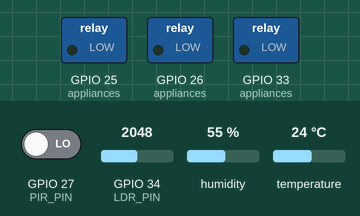
Bench run of a sketch on a simulated ESP32. On the bench: switched loads named in the sketch (green lamp = pin HIGH). The test bench sets the inputs (shaded band); at power-on: humidity 55 %, temperature 24 °C, GPIO 27 (PIR_PIN) LOW, GPIO 34 (LDR_PIN) = 2048. WiFi joins after 1.5 s; servers stay silent unless stated; uploads are accepted with an empty reply; what the sketch prints to the serial monitor is not drawn.

Above: at 3.9 s.
4.0 s: humidity set to 69 %
6.7 s: humidity set to 72 %
At 7.9 s:
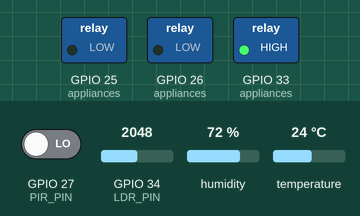
8.2 s: temperature set to 29.6 °C
12.2 s: temperature set to 30.9 °C
At 13.7 s:
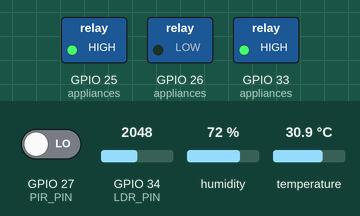
14.3 s: humidity set to 66 %
18.3 s: humidity set to 63 %
At 19.5 s:
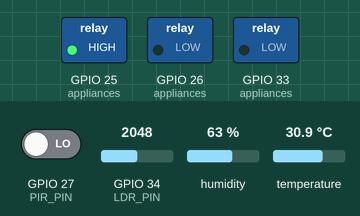
Timing chart, 0 to 21.3 s (numbered marks = the images above; inputs shaded):
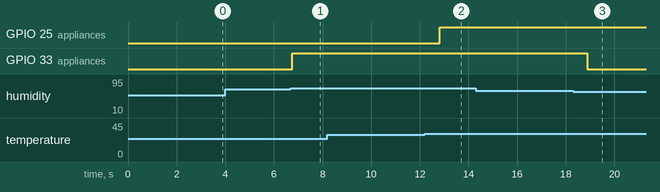

The sketch:

sketch.ino
```cpp
#include <WiFi.h>
#include <WiFiClientSecure.h>
#include <HTTPClient.h>
#include <DHT.h>

// ---------------- WiFi + Firebase ----------------
const char* WIFI_SSID = "Wokwi-GUEST";   // Wokwi's free simulated network
const char* WIFI_PASS = "";
const char* DB_URL = "https://smart-home-automation-a51e2-default-rtdb.asia-southeast1.firebasedatabase.app";

const unsigned long PUSH_MS = 5000;   // upload sensors + states
const unsigned long POLL_MS = 3000;   // check dashboard commands

// ---------------- Pins ----------------
#define DHT_PIN      4
#define DHT_TYPE     DHT22
#define LDR_PIN      34
#define PIR_PIN      27
#define RELAY_FAN    25
#define RELAY_LIGHT  26
#define RELAY_AUX    33

// Flip these two if a relay behaves inverted
#define RELAY_ON     HIGH
#define RELAY_OFF    LOW

// ---------------- Thresholds ----------------
const float TEMP_ON  = 30.0;
const float TEMP_OFF = 28.0;
const float HUM_ON   = 70.0;
const float HUM_OFF  = 65.0;

const int  LDR_THRESHOLD = 2000;
const bool DARK_WHEN_LOW = true;

const unsigned long LIGHT_HOLD_MS = 10000;
const unsigned long SENSE_MS      = 2000;

// ---------------- State ----------------
DHT dht(DHT_PIN, DHT_TYPE);

struct Appliance {
  const char* name;
  uint8_t pin;
  bool on;
};

Appliance appliances[3] = {
  {"Fan",   RELAY_FAN,   false},
  {"Light", RELAY_LIGHT, false},
  {"Aux",   RELAY_AUX,   false}
};

float temperature = NAN;
float humidity    = NAN;
int   ldrRaw      = 0;
bool  motionNow   = false;
bool  motionSeen  = false;
bool  autoMode    = true;
unsigned long lastMotionMs = 0;
unsigned long lastSenseMs  = 0;
unsigned long lastPushMs   = 0;
unsigned long lastPollMs   = 0;

// ---------------- Log queue (sent to Firebase when WiFi is up) ----------------
struct LogEntry {
  const char* name;
  bool on;
  const char* reason;   // always a string literal
  bool autoAtTime;
};
LogEntry logQueue[10];
int logHead = 0, logCount = 0;

void queueLog(const char* name, bool on, const char* reason) {
  if (logCount >= 10) return;   // drop if queue is full
  int tail = (logHead + logCount) % 10;
  logQueue[tail] = {name, on, reason, autoMode};
  logCount++;
}

// ---------------- Firebase REST helper ----------------
// Returns HTTP status code (negative on failure). Response body goes in *resp if given.
int firebaseRequest(const char* method, const String& path, const String& body, String* resp = nullptr) {
  if (WiFi.status() != WL_CONNECTED) return -1;

  WiFiClientSecure client;
  client.setInsecure();   // fine for a simulation; no certificate pinning
  HTTPClient http;
  String url = String(DB_URL) + path + ".json";
  if (!http.begin(client, url)) return -2;
  http.setTimeout(5000);
  http.addHeader("Content-Type", "application/json");

  int code;
  if (strcmp(method, "GET") == 0) code = http.GET();
  else code = http.sendRequest(method, body);

  if (resp && code > 0) *resp = http.getString();
  http.end();
  return code;
}

// ---------------- Helpers ----------------
bool isDark() {
  return DARK_WHEN_LOW ? (ldrRaw < LDR_THRESHOLD) : (ldrRaw > LDR_THRESHOLD);
}

void setAppliance(int i, bool on, const char* reason) {
  if (appliances[i].on == on) return;
  appliances[i].on = on;
  digitalWrite(appliances[i].pin, on ? RELAY_ON : RELAY_OFF);
  Serial.printf("[%lus] %s -> %s (%s)\n",
                millis() / 1000, appliances[i].name, on ? "ON" : "OFF", reason);
  queueLog(appliances[i].name, on, reason);
}

void printStatus() {
  Serial.printf("T=%.1fC  H=%.1f%%  LDR=%d (%s)  Motion=%s  Mode=%s  |  Fan:%s Light:%s Aux:%s  WiFi:%s\n",
                temperature, humidity, ldrRaw, isDark() ? "dark" : "bright",
                motionNow ? "YES" : "no", autoMode ? "AUTO" : "MANUAL",
                appliances[0].on ? "ON" : "off",
                appliances[1].on ? "ON" : "off",
                appliances[2].on ? "ON" : "off",
                WiFi.status() == WL_CONNECTED ? "ok" : "down");
}

// ---------------- Automation ----------------
void runAutomation() {
  if (!isnan(temperature)) {
    if (temperature > TEMP_ON)       setAppliance(0, true,  "temperature high");
    else if (temperature < TEMP_OFF) setAppliance(0, false, "temperature normal");
  }

  bool recentMotion = motionSeen && (millis() - lastMotionMs < LIGHT_HOLD_MS);
  if (isDark() && recentMotion) setAppliance(1, true,  "dark + motion");
  else if (!recentMotion)       setAppliance(1, false, "no recent motion");
  else                          setAppliance(1, false, "room is bright");

  if (!isnan(humidity)) {
    if (humidity > HUM_ON)       setAppliance(2, true,  "humidity high");
    else if (humidity < HUM_OFF) setAppliance(2, false, "humidity normal");
  }
}

// ---------------- Firebase: upload ----------------
void pushState() {
  if (isnan(temperature) || isnan(humidity)) return;   // wait for first valid reading

  String body = "{\"sensors\":{";
  body += "\"temperature\":" + String(temperature, 1) + ",";
  body += "\"humidity\":"    + String(humidity, 1)    + ",";
  body += "\"ldr\":"         + String(ldrRaw)         + ",";
  body += "\"dark\":"        + String(isDark() ? "true" : "false") + ",";
  body += "\"motion\":"      + String(motionNow ? "true" : "false");
  body += "},\"appliances\":{";
  body += "\"fan\":"   + String(appliances[0].on ? "true" : "false") + ",";
  body += "\"light\":" + String(appliances[1].on ? "true" : "false") + ",";
  body += "\"aux\":"   + String(appliances[2].on ? "true" : "false");
  body += "},\"status\":{";
  body += "\"mode\":\"" + String(autoMode ? "auto" : "manual") + "\",";
  body += "\"uptime\":" + String(millis() / 1000) + ",";
  body += "\"updated\":{\".sv\":\"timestamp\"}";
  body += "}}";

  int code = firebaseRequest("PATCH", "/smarthome", body);
  Serial.printf("Firebase push: %d\n", code);
}

void flushLog() {
  if (logCount == 0) return;
  LogEntry e = logQueue[logHead];
  String body = "{\"appliance\":\"" + String(e.name) + "\",";
  body += "\"state\":\"" + String(e.on ? "ON" : "OFF") + "\",";
  body += "\"reason\":\"" + String(e.reason) + "\",";
  body += "\"mode\":\"" + String(e.autoAtTime ? "AUTO" : "MANUAL") + "\",";
  body += "\"ts\":{\".sv\":\"timestamp\"}}";

  int code = firebaseRequest("POST", "/smarthome/logs", body);
  if (code == 200) {          // only drop from queue once Firebase accepted it
    logHead = (logHead + 1) % 10;
    logCount--;
  }
}

// ---------------- Firebase: dashboard commands ----------------
// /smarthome/control = {"mode":"auto"|"manual","fan":bool,"light":bool,"aux":bool}
void pollControl() {
  String resp;
  int code = firebaseRequest("GET", "/smarthome/control", "", &resp);
  if (code != 200 || resp == "null") return;

  bool manual = resp.indexOf("\"mode\":\"manual\"") >= 0;
  if (manual != !autoMode) {
    autoMode = !manual;
    Serial.println(manual ? ">> MANUAL mode (dashboard)" : ">> AUTO mode (dashboard)");
  }
  if (manual) {
    setAppliance(0, resp.indexOf("\"fan\":true")   >= 0, "dashboard override");
    setAppliance(1, resp.indexOf("\"light\":true") >= 0, "dashboard override");
    setAppliance(2, resp.indexOf("\"aux\":true")   >= 0, "dashboard override");
  }
}

void writeDefaultControl() {
  String body = "{\"mode\":\"auto\",\"fan\":false,\"light\":false,\"aux\":false}";
  int code = firebaseRequest("PUT", "/smarthome/control", body);
  Serial.printf("Firebase default control: %d\n", code);
}

// ---------------- Serial (status only; control comes from dashboard) ----------------
void handleSerial() {
  while (Serial.available()) {
    char c = Serial.read();
    if (c == 's') printStatus();
  }
}

// ---------------- Arduino ----------------
void connectWiFi() {
  Serial.print("Connecting to WiFi");
  WiFi.begin(WIFI_SSID, WIFI_PASS, 6);   // channel 6 speeds up connection in Wokwi
  unsigned long start = millis();
  while (WiFi.status() != WL_CONNECTED && millis() - start < 15000) {
    delay(250);
    Serial.print(".");
  }
  Serial.println(WiFi.status() == WL_CONNECTED ? " connected" : " FAILED (running offline)");
}

void setup() {
  Serial.begin(115200);
  delay(1000);
  Serial.println("Smart Home Automation - Phase 2 (Firebase)");

  dht.begin();
  pinMode(PIR_PIN, INPUT);
  pinMode(LDR_PIN, INPUT);
  for (int i = 0; i < 3; i++) {
    pinMode(appliances[i].pin, OUTPUT);
    digitalWrite(appliances[i].pin, RELAY_OFF);
  }

  connectWiFi();
  if (WiFi.status() == WL_CONNECTED) writeDefaultControl();
}

void loop() {
  handleSerial();

  motionNow = digitalRead(PIR_PIN) == HIGH;
  if (motionNow) { lastMotionMs = millis(); motionSeen = true; }

  if (millis() - lastSenseMs >= SENSE_MS) {
    lastSenseMs = millis();
    float t = dht.readTemperature();
    float h = dht.readHumidity();
    if (!isnan(t) && !isnan(h)) { temperature = t; humidity = h; }
    else Serial.println("DHT read failed");
    ldrRaw = analogRead(LDR_PIN);
    printStatus();
  }

  if (autoMode) runAutomation();

  if (WiFi.status() == WL_CONNECTED) {
    if (millis() - lastPollMs >= POLL_MS) { lastPollMs = millis(); pollControl(); }
    if (millis() - lastPushMs >= PUSH_MS) { lastPushMs = millis(); pushState(); }
    flushLog();
  }

  delay(50);
}
```

Measured:
- the behaviour switches between 70 and 71 % on humidity (found by bisection; images 0 and 1)
- the behaviour switches between 30 and 30.1 °C on temperature (found by bisection; images 1 and 2)
- the behaviour switches between 65 and 64 % on humidity (found by bisection; images 2 and 3)
- after the input at 4.0 s, every drawn part: stays the same
- after the input at 6.7 s, GPIO 33 (appliances): LOW → HIGH after 0.05 s
- after the input at 8.2 s, every drawn part: stays the same
- after the input at 12.2 s, GPIO 25 (appliances): LOW → HIGH after 0.62 s
- after the input at 14.3 s, every drawn part: stays the same
- after the input at 18.3 s, GPIO 33 (appliances): HIGH → LOW after 0.58 s
